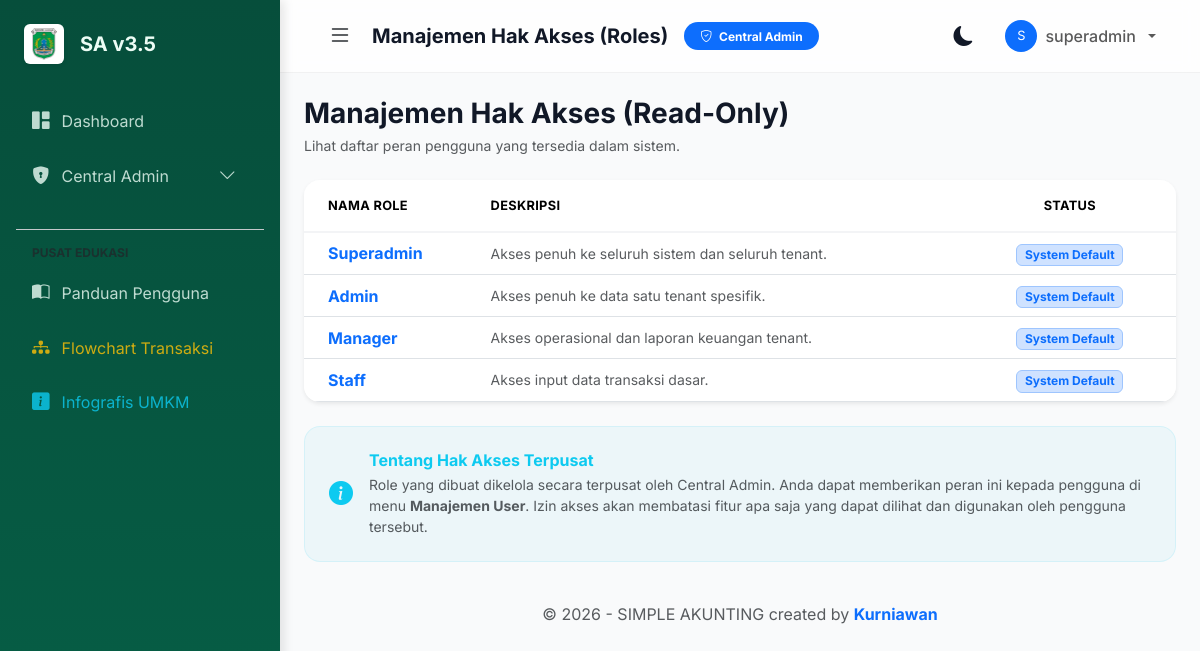
Screenshot of /public/role (signed in) with the database file from the repository.
### tables this page shows
CREATE TABLE IF NOT EXISTS `roles` (
  `id` int(11) NOT NULL AUTO_INCREMENT,
  `role_name` varchar(50) NOT NULL,
  `description` text DEFAULT NULL,
  PRIMARY KEY (`id`)
);

### app/controllers/Role.php (called while the page is built, shortened)
<?php
class Role extends Controller {
    public function index() {
        $data['judul'] = 'Manajemen Hak Akses (Roles)';
        $data['roles'] = $this->model('Role')->getAllRoles();
        $this->view('role/index', $data);
    }
}

### app/core/App.php (called while the page is built, shortened)
<?php
class App {
    protected $method = 'index';
    protected $params = [];
    public function __construct()
    {
        $this->controller = new $this->controller;
        call_user_func_array([$this->controller, $this->method], $this->params);
    }
}

### public/index.php (called while the page is built, shortened)
<?php
$app = new App();

### app/core/Database.php (called while the page is built, shortened)
<?php
class Database {
    private $host = DB_HOST;
    private $user = DB_USER;
    private $pass = DB_PASS;
    private $db_name = DB_NAME;
    public $dbh;
    private $stmt;
    public function __construct()
    {
        $dsn = 'mysql:host=' . $this->host . ';dbname=' . $this->db_name;
        $option = [
            PDO::ATTR_PERSISTENT => true,
            PDO::ATTR_ERRMODE => PDO::ERRMODE_EXCEPTION
        ];
        try {
            $this->dbh = new PDO($dsn, $this->user, $this->pass, $option);
        } catch (PDOException $e) {
            die($e->getMessage());
        }
    }
    public function query($query)
    {
        $this->stmt = $this->dbh->prepare($query);
    }
    public function bind($param, $value, $type = null)
    {
        if (is_null($type)) {
            switch (true) {
                case is_int($value):
                    $type = PDO::PARAM_INT;
                    break;
                default:
                    $type = PDO::PARAM_STR;
            }
        }
        $this->stmt->bindValue($param, $value, $type);
    }
    public function execute()
    {
        $this->stmt->execute();
    }
    public function resultSet()
    {
        $this->execute();
        return $this->stmt->fetchAll(PDO::FETCH_ASSOC);
    }
}

### app/models/Role_model.php (called while the page is built, shortened)
<?php
class Role_model {
    private $db;
    public function __construct($db) {
        $this->db = $db;
    }
    private function ensureDefaultPermissions() {
        try {
            $requiredPermissions = [
                ['master_pelanggan', 'Manage Pelanggan', 'Master Data'],
                ['master_pemasok', 'Manage Pemasok', 'Master Data'],
                ['menu_programs', 'Menu Program & Sumber Dana', 'Pembiayaan'],
                ['trx_programs_manage', 'Kelola Data Program', 'Pembiayaan'],
                ['rep_programs_realization', 'Laporan Realisasi Program', 'Laporan'],
                ['menu_units', 'Menu Unit Usaha', 'Pembiayaan'],
                ['trx_units_manage', 'Kelola Data Unit Usaha', 'Pembiayaan'],
                ['trx_pos', 'Point of Sales (Kasir)', 'Operasional']
            ];
            foreach ($requiredPermissions as $p) {
                $this->db->query("SELECT id FROM permissions WHERE permission_key = :k");
                $this->db->bind('k', $p[0]);
                $row = $this->db->single();
                $permId = $row ? $row['id'] : null;
                if (!$permId) {
                    $this->db->query("INSERT INTO permissions (permission_key, display_name, category) VALUES (:k, :d, :c)");
                    $this->db->bind('k', $p[0]);
                    $this->db->bind('d', $p[1]);
                    $this->db->bind('c', $p[2]);
                    $this->db->execute();
                    $permId = $this->db->lastInsertId();
                }
                if ($permId) {
                    foreach ([1, 2, 3] as $rid) {
                        $this->db->query("INSERT IGNORE INTO role_permissions (role_id, permission_id) VALUES (:rid, :pid)");
                        $this->db->bind('rid', $rid);
                        $this->db->bind('pid', $permId);
                        $this->db->execute();
                    }
                }
            }
        } catch (Throwable $e) {}
    }
    public function getAllRoles() {
        $this->db->query("SELECT * FROM roles ORDER BY id ASC");
        $roles = $this->db->resultSet();
        return $roles;
    }
    public function getRolePermissions($role_id) {
        $this->db->query("SELECT p.permission_key
                          FROM role_permissions rp
                          JOIN permissions p ON rp.permission_id = p.id
                          WHERE rp.role_id = :role_id");
        $this->db->bind('role_id', $role_id);
        return array_column($this->db->resultSet(), 'permission_key');
    }
}

### app/views/role/index.php (the view, shortened to what this page needs)
<div class="d-flex justify-content-between align-items-center mb-4">
    <div>
        <h3 class="fw-bold mb-1">Manajemen Hak Akses (Read-Only)</h3>
        <p class="text-muted small mb-0">Lihat daftar peran pengguna yang tersedia dalam sistem.</p>
    </div>
</div>
<div class="row">
    <div class="col-md-12">
        <div class="card border-0 shadow-sm overflow-hidden">
            <div class="card-body p-0">
                <div class="table-responsive">
                    <table class="table table-hover align-middle mb-0">
                        <thead class="bg-light">
                            <tr>
                                <th class="ps-4 py-3">Nama Role</th>
                                <th class="py-3">Deskripsi</th>
                                <th class="pe-4 py-3 text-center">Status</th>
                            </tr>
                        </thead>
                        <tbody>
                            <?php if (empty($data['roles'])): ?>
                                <tr>
                                    <td colspan="3" class="text-center py-5">
                                        <div class="text-muted">
                                            <i class="bi bi-shield-lock fs-1 d-block mb-3 opacity-25"></i>
                                            Belum ada role kustom yang dibuat.
                                        </div>
                                    </td>
                                </tr>
                            <?php else: ?>
                                <?php foreach ($data['roles'] as $r): ?>
                                <tr>
                                    <td class="ps-4">
                                        <div class="fw-bold text-primary"><?php echo htmlspecialchars($r['role_name']); ?></div>
                                    </td>
                                    <td>
                                        <div class="text-muted small"><?php echo htmlspecialchars($r['description']); ?></div>
                                    </td>
                                    <td class="pe-4 text-center">
                                        <?php if ($r['id'] <= 4): ?>
                                            <span class="badge bg-primary-subtle text-primary border border-primary-subtle">System Default</span>
                                        <?php else: ?>
                                            <span class="badge bg-success-subtle text-success border border-success-subtle">Custom Role</span>
                                        <?php endif; ?>
                                    </td>
                                </tr>
                                <?php endforeach; ?>
                            <?php endif; ?>
                        </tbody>
                    </table>
                </div>
            </div>
        </div>
    </div>
</div>
<div class="bg-info-soft rounded-4 p-4 mt-4 border border-info border-opacity-10">
    <div class="d-flex align-items-center">
        <i class="bi bi-info-circle-fill text-info fs-4 me-3"></i>
        <div>
            <h6 class="fw-bold mb-1 text-info">Tentang Hak Akses Terpusat</h6>
            <p class="mb-0 small text-muted">Role yang dibuat dikelola secara terpusat oleh Central Admin. Anda dapat memberikan peran ini kepada pengguna di menu <b>Manajemen User</b>. Izin akses akan membatasi fitur apa saja yang dapat dilihat dan digunakan oleh pengguna tersebut.</p>
        </div>
    </div>
</div>

### app/views/templates/header.php (style rules this page uses)
.table-responsive { overflow: visible !important; }
:root { --sidebar-width: 280px; --primary-color: #059669; --primary-hover: #047857; --bg-light: #f9fafb; --bg-dark: #111827; --card-bg-light: #ffffff; --card-bg-dark: #1f2937; --text-light: #111827; --text-dark: #f9fafb; --sidebar-bg: #064e3b; --sidebar-text: #ecfdf5; --sidebar-active-bg: rgba(255, 255, 255, 0.1); --body-bg: var(--bg-light); --card-bg: var(--card-bg-light); --text-main: var(--text-light); --topbar-bg: rgba(255, 255, 255, 0.8); }
body { font-family: 'Inter', sans-serif; background-color: var(--body-bg); color: var(--text-main); transition: background-color 0.3s ease, color 0.3s ease; }
.card { background-color: var(--card-bg); border: none; border-radius: 1rem; box-shadow: 0 4px 6px -1px rgba(0, 0, 0, 0.1); }

### app/views/role/index.php (style rules this page uses)
.bg-info-soft { background-color: rgba(6, 182, 212, 0.05); }
.table thead th { font-size: 0.8rem; text-transform: uppercase; letter-spacing: 0.025em; font-weight: 700; border-bottom: 2px solid #f3f4f6; }

### rows the page displays
roles: role_name "Superadmin", description "Akses penuh ke seluruh sistem dan seluruh tenant.", shows "System Default"
roles: role_name "Admin", description "Akses penuh ke data satu tenant spesifik.", shows "System Default"
roles: role_name "Manager", description "Akses operasional dan laporan keuangan tenant.", shows "System Default"
roles: role_name "Staff", description "Akses input data transaksi dasar.", shows "System Default"

### other values shown
$data['judul'] "Manajemen Hak Akses (Roles)"
substr($user['name'] ?? 'U', 0, 1) "S"
$user['name'] "superadmin"
